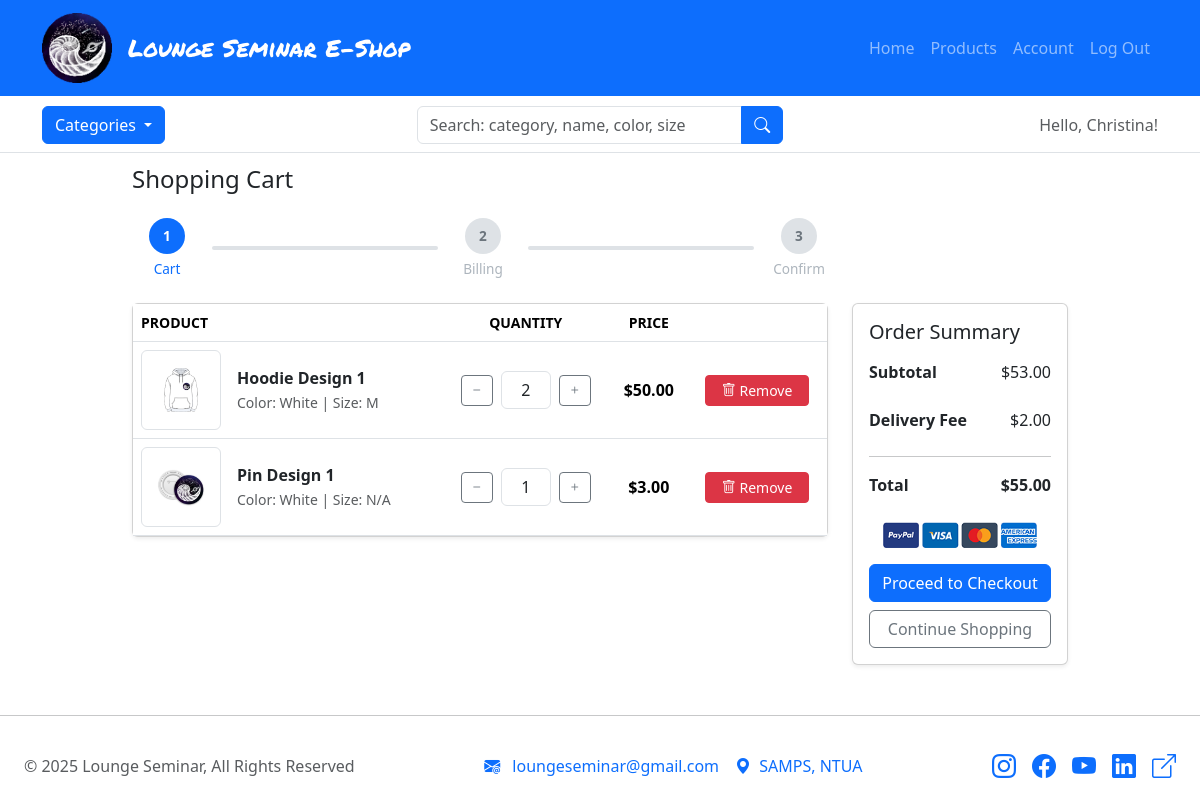
The app's page /cart/cart/ (signed in) with its own data.
### carts/models.py (models this page shows, shortened)
class CartItem(models.Model):
    user = models.ForeignKey('auth.User', on_delete=models.CASCADE, null=True)
    product = models.ForeignKey(ProductSizeVariant, on_delete=models.CASCADE, null=True)
    cart = models.ForeignKey(Cart, on_delete=models.CASCADE, null=True)
    quantity = models.PositiveIntegerField(default=1)
    is_active = models.BooleanField(default=True)
    def sub_total(self):
        return self.product.color_variant.product.price * self.quantity

### products/models.py (models this page shows, shortened)
class ProductSizeVariant(models.Model):
    color_variant = models.ForeignKey(
        ProductColorVariant,
        on_delete=models.CASCADE,
        related_name="sizes"
    )
    size = models.ForeignKey(Size, on_delete=models.CASCADE)
    inventory = models.PositiveIntegerField(default=0)
    class Meta:
        unique_together = ('color_variant', 'size')

class ProductColorVariant(models.Model):
    product = models.ForeignKey(Product, on_delete=models.CASCADE, related_name="colors")
    color = models.ForeignKey(Color, on_delete=models.CASCADE)
    front_image = models.ImageField(upload_to='products/', blank=True, null=True, validators=[validate_image])
    back_image = models.ImageField(upload_to='products/', blank=True, null=True, validators=[validate_image])
    class Meta:
        unique_together = ('product', 'color')

class Product(models.Model):
    product_name = models.CharField(max_length=50)
    slug = models.SlugField(max_length=200, unique=True, blank=True)
    category = models.ForeignKey(Category, on_delete=models.CASCADE)
    sub_category = models.ForeignKey(
        Category,
        on_delete=models.SET_NULL,
        related_name='subcategory',
        null=True,
        blank=True
    )
    price = models.DecimalField(max_digits=8, decimal_places=2, null=True)
    description = models.TextField(max_length=500, blank=True)
    def get_url(self):
        return reverse('products:product_detail', args=[self.category.slug, self.slug])

class Color(models.Model):
    color = models.CharField(max_length=30)
    def __str__(self):
        return self.color

class Size(models.Model):
    size = models.CharField(max_length=4)
    def __str__(self):
        return self.size

### carts/views.py (the view)
# urls.py: path('cart/', views.cart, name='cart'),
@login_required(login_url='loginreg:loginreg')
def cart(request, total=0, quantity=0, cart_items=None):
    grand_total = 0
    delivery_tax = 2
    try:
        cart = cart = get_cart(request)
        cart_items = CartItem.objects.filter(cart=cart, is_active=True)
        for cart_item in cart_items:
            total += (cart_item.product.color_variant.product.price * cart_item.quantity)
            quantity += cart_item.quantity
        grand_total = total + delivery_tax
    except Cart.DoesNotExist:
        cart_items = []
        total = 0
        quantity = 0
        pass
    context = {
        'total': total,
        'delivery_tax': delivery_tax,
        'grand_total': grand_total,
        'quantity': quantity,
        'cart_items': cart_items,
        'show_secondary_header': True,
    }
    return render(request, 'carts/cart.html', context)

### carts/views.py (called while the page is built)
def get_cart(request):
    if request.user.is_authenticated:
        cart, created = Cart.objects.get_or_create(user=request.user)
    else:
        session_key = request.session.session_key
        if not session_key:
            request.session.create()
            session_key = request.session.session_key
        cart, created = Cart.objects.get_or_create(session_key=session_key)
    return cart

### categories/context_processors.py (called while the page is built)
def menu_links(request):
    links = Category.objects.filter(parent__isnull=True)
    return dict(links=links)

### categories/models.py (called while the page is built)
    def get_url(self):
        return reverse('products:products_by_category', args=[self.slug])

### carts/templates/carts/cart.html
{% extends 'layout.html' %}
{% load static %}
{% block body %}
<div id="cart-page">
    <div class="container">
        {% if not cart_items %}
            <div class="text-center py-5">
                <h2>Your shopping cart is empty</h2>
                <a href="{% url 'products:products' %}" class="btn btn-primary mt-3">
                    Continue Shopping
                </a>
            </div>
        {% else %}
            <h1 class="fs-4 mb-4">Shopping Cart</h1>
            <div class="col-lg-9">
                {% include "carts/checkout_progress.html" with step=1 %}
            </div>
            <div class="row g-4">
                <aside class="col-lg-9">
                    <div class="card shadow-sm">
                        <div class="card-body p-0">
                            <div class="table-responsive">
                                <table class="table table-shopping-cart align-middle mb-0">
                                    <thead class="text-muted">
                                        <tr class="small text-uppercase text-center">
                                            <th class="text-start">Product</th>
                                            <th>Quantity</th>
                                            <th>Price</th>
                                            <th></th>
                                        </tr>
                                    </thead>
                                    <tbody>
                                        {% for cart_item in cart_items %}
                                        <tr>
                                            <td>
                                                <div class="d-flex align-items-center gap-3">
                                                    <img src="{{ cart_item.product.color_variant.front_image.url }}"
                                                         class="img-thumbnail"
                                                         width="80"
                                                         alt="{{ cart_item.product.color_variant.product.product_name }}">
                                                    <div>
                                                        <a href="{{ cart_item.product.color_variant.product.get_url }}"
                                                           class="fw-semibold text-dark d-block">
                                                            {{ cart_item.product.color_variant.product.product_name }}
                                                        </a>
                                                        <small class="text-muted">
                                                            Color: {{ cart_item.product.color_variant.color }} |
                                                            Size: {{ cart_item.product.size }}
                                                        </small>
                                                    </div>
                                                </div>
                                            </td>
                                            <td class="text-center">
                                                <div class="d-flex justify-content-center align-items-center gap-2 flex-wrap">
                                                    <a href="{% url 'carts:remove_cart' cart_item.product.id %}"
                                                       class="btn btn-outline-secondary btn-sm">
                                                        <i class="bi bi-dash"></i>
                                                    </a>
                                                    <input type="text"
                                                           class="form-control text-center"
                                                           value="{{ cart_item.quantity }}"
                                                           readonly
                                                           style="width: 50px;">
                                                    <a href="{% url 'carts:add_cart' cart_item.product.id %}"
                                                       class="btn btn-outline-secondary btn-sm">
                                                        <i class="bi bi-plus"></i>
                                                    </a>
                                                </div>
                                            </td>
                                            <td class="text-center fw-bold">
                                                ${{ cart_item.sub_total }}
                                            </td>
                                            <td class="text-center">
                                                <a href="{% url 'carts:remove_cart_item' cart_item.product.id %}"
                                                   class="btn btn-danger btn-sm px-3">
                                                    <i class="bi bi-trash"></i> Remove
                                                </a>
                                            </td>
                                        </tr>
                                        {% endfor %}
                                    </tbody>
                                </table>
                            </div>
                        </div>
                    </div>
                </aside>
                <aside class="col-lg-3">
                    <div class="card shadow-sm">
                        <div class="card-body">
                            <h5 class="mb-3">Order Summary</h5>
                            <dl class="d-flex justify-content-between">
                                <dt>Subtotal</dt>
                                <dd>${{ total }}</dd>
                            </dl>
                            <dl class="d-flex justify-content-between">
                                <dt>Delivery Fee</dt>
                                <dd>${{ delivery_tax }}.00</dd>
                            </dl>
                            <hr>
                            <dl class="d-flex justify-content-between fw-bold">
                                <dt>Total</dt>
                                <dd>${{ grand_total }}</dd>
                            </dl>
                            <div class="text-center my-3">
                                <img src="{% static 'images/payments.png' %}" height="26">
                            </div>
                            <div class="d-flex flex-column gap-2">
                                <a href="{% url 'carts:checkout' %}" class="btn btn-primary w-100">
                                    Proceed to Checkout
                                </a>
                                <a href="{% url 'products:products' %}" class="btn btn-outline-secondary w-100">
                                    Continue Shopping
                                </a>
                            </div>
                        </div>
                    </div>
                </aside>
            </div>
        {% endif %}
    </div>
</div>
{% endblock %}

### templates/important/header.html (shortened to what this page needs)
{% load static %}
<header>
    <nav class="navbar navbar-expand-xl bg-primary navbar-dark">
        <div class="container">
            <a href="{% url 'home:home' %}" class="navbar-brand">
                <div class="d-flex align-items-center gap-3">
                    <img src="{% static 'images/logolounge-circle.png' %}" id="logo-image">
                    <p id="logo">Lounge Seminar E-Shop</p>
                </div>
            </a>
            <div class="collapse navbar-collapse" id="navbarText">
                <div class="navbar-nav ms-auto">
                    <a href="{% url 'home:home' %}" class="nav-item nav-link">Home</a>
                    <a href="{% url 'products:products' %}" class="nav-item nav-link">Products</a>
                    {% if user.is_authenticated %}
                        <a href="{% url 'loginreg:account' %}" class="nav-item nav-link">Account</a>
                        <form method="post" action="{% url 'loginreg:logout' %}" class="nav-item nav-link">
                            <button type="submit" class="nav-item nav-link btn btn-link p-0 m-0">
                                Log Out
                            </button>
                        </form>
                    {% else %}
                        <a href="{% url 'loginreg:loginreg' %}" class="nav-item nav-link">Sign In | Register</a>
                    {% endif %}
                </div>
            </div>
        </div>
    </nav>
    {% if show_secondary_header %}
        <section class="nav-section pb-2 border-bottom bg-white">
            <div class="container">
                <div class="row align-items-center justify-content-between g-2 text-center text-md-start">
                    <div class="col-12 col-md-4 mb-2 mb-md-0 d-flex justify-content-center justify-content-md-start">
                        <div class="category-wrap dropdown">
                            <button type="button" class="btn btn-primary dropdown-toggle" data-bs-toggle="dropdown">
                                Categories
                            </button>
                        </div>
                    </div>
                    <div class="col-12 col-md-4 mb-2 mb-md-0 d-flex justify-content-center">
                        <form action="{% url 'products:search' %}" class="w-100" method="GET">
                            <div class="input-group w-100">
                                <input type="text" class="form-control" placeholder="Search: category, name, color, size" name="keyword">
                                <button class="btn btn-primary" type="submit">
                                    <i class="bi bi-search"></i>
                                </button>
                            </div>
                        </form>
                    </div>
                    <div class="col-12 col-md-4 d-flex flex-column flex-sm-row align-items-center justify-content-center justify-content-md-end gap-2 gap-sm-3">
                        {% if user.is_authenticated %}
                            <span class="text-muted fw-medium mt-1 mt-sm-0 ms-sm-3">
                                Hello, {% if user.first_name %}{{ user.first_name }}{% else %}{{ user.username }}{% endif %}!
                            </span>
                        {% endif %}
                    </div>
                </div>
            </div>
        </section>
    {% endif %}
</header>

### static/css/styles.css (style rules this page uses)
:root { font-size: clamp(16px, 1vh, 30px); --navbar-height: 65px; --subheader-height: 70px; }
html, body { height: 100%; display: flex; flex-direction: column; }
a { text-decoration: none !important; }
header { position: fixed; top: 0; left: 0; width: 100%; z-index: 1000; }
#logo { font-family: 'Logo-Font', Arial, Helvetica, sans-serif; font-size: clamp(20px, 3vh, 25px); margin-top: 15px; }
#logo-image { width: clamp(50px, 9vh, 70px); height: auto; }
.nav-section { margin-top: 10px; }
#store-page, #prod-det-page, #account-page, #cart-page, #checkout-page { flex: 1 0 auto; padding-top: calc(var(--navbar-height) + var(--subheader-height) + 30px); padding-left: 10%; padding-right: 10%; }

### records on screen
CartItem: product.color_variant.front_image (picture), product.color_variant.product.product_name "Hoodie Design 1", product.color_variant.color "White", product.size "M", quantity "2", sub_total "50.00"
CartItem: product.color_variant.front_image (picture), product.color_variant.product.product_name "Pin Design 1", product.color_variant.color "White", product.size "N/A", quantity "1", sub_total "3.00"

### other values on screen
{{ user.first_name }} "Christina"
{{ total }} "53.00"
{{ delivery_tax }} "2"
{{ grand_total }} "55.00"
